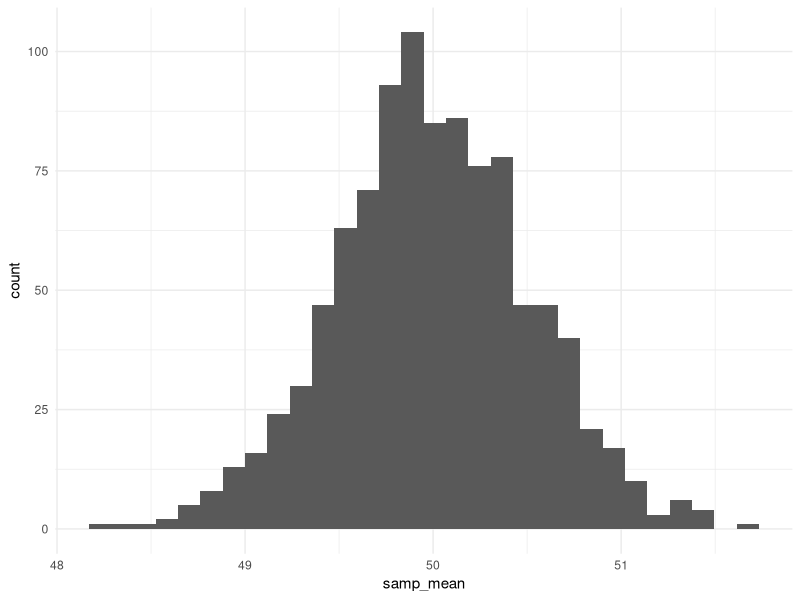
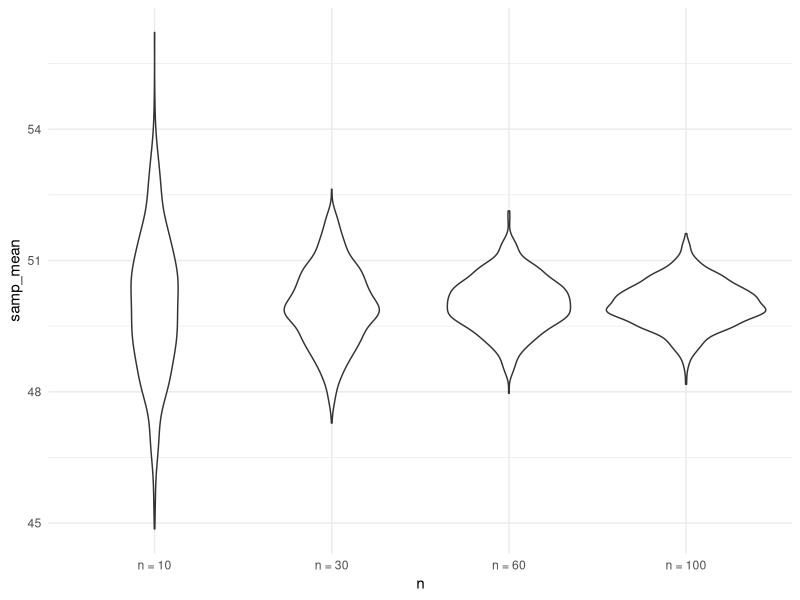
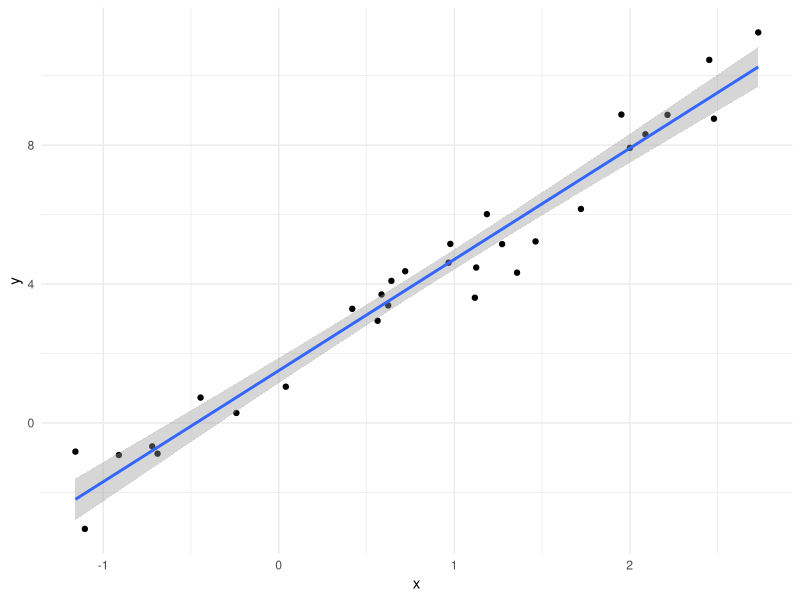
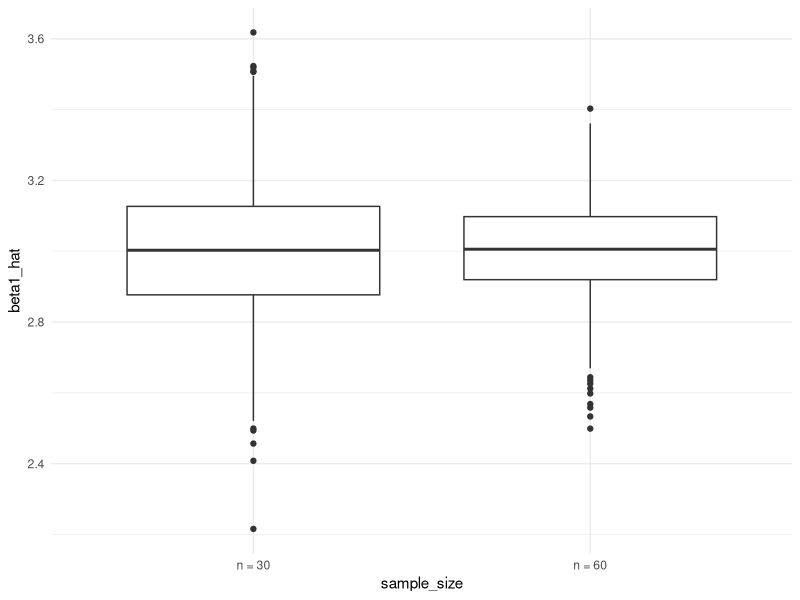
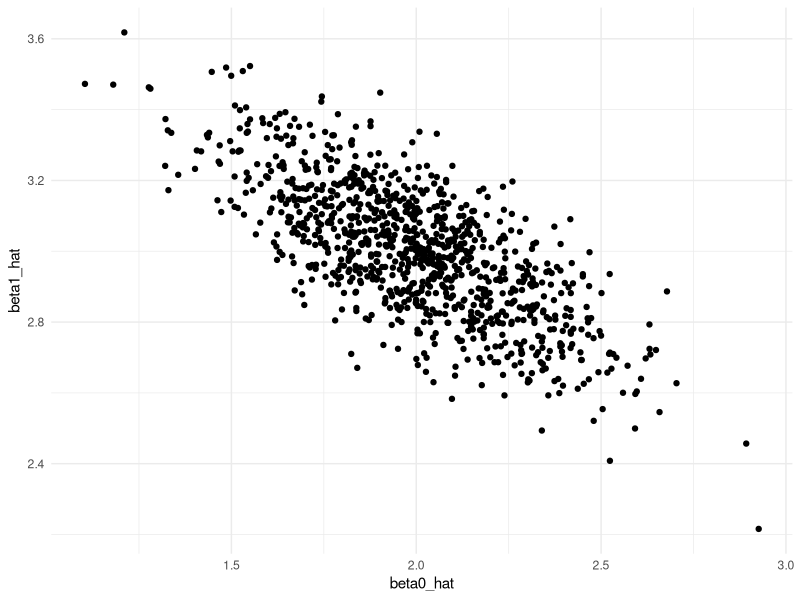
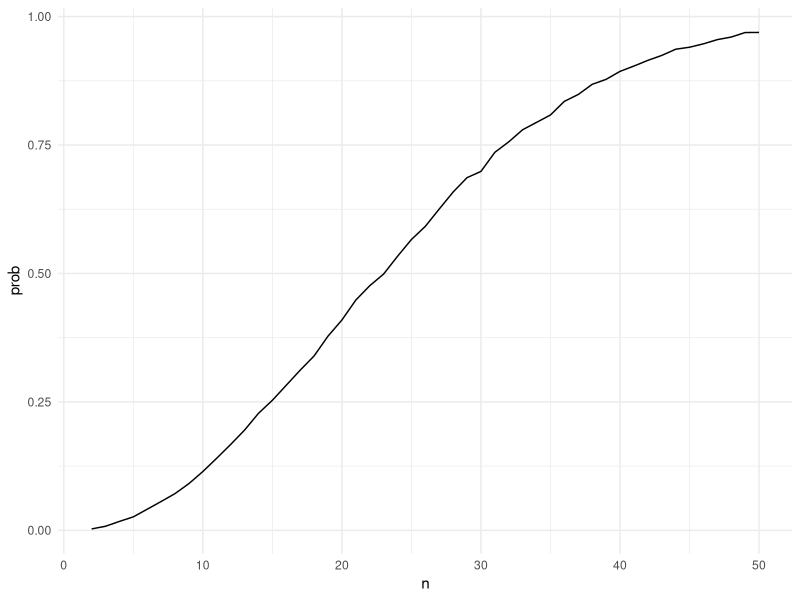

Reproduce these figures in R, in order.
## ---- chunk 1
library(tidyverse)

set.seed(1031)
## ---- chunk 2
knitr::opts_chunk$set(
        echo = TRUE,
        warning = FALSE,
  fig.width = 6,
  fig.asp = .6,
  out.width = "90%"
)

theme_set(theme_minimal() +theme(legend.position = "bottom"))

options(
  ggplot2.continuous.color = "viridis",
  ggplot2.continuous.fill = "viridis"
)

scale_color_discrete = scale_colour_viridis_d
scale_fill_discrete = scale_fill_viridis_d
## ---- chunk 3
sim_mean_sd = function(samp_size, true_mean = 10, true_sd = 5) {
  
  sim_df = 
  tibble(
    x = rnorm(samp_size, true_mean, true_sd)
  )

out_df = 
  sim_df |> 
  summarize(
    samp_mean = mean(x),
    samp_sd = sd(x)
  )
  
  return(out_df)
}

sim_mean_sd(samp_size = 30, true_mean = 4, true_sd = 12)
sim_mean_sd(true_mean = 4, true_sd = 12, samp_size = 30)

sim_mean_sd(30, 16, 2)
## ---- chunk 4
sim_mean_sd(30)
## ---- chunk 5
output = vector("list", 1000)

for(i in 1:1000) {
  
  output[[i]] = sim_mean_sd(30)
}

output

bind_rows(output) |> 
  summarize(
    avg_samp_mean = mean(samp_mean), 
    SE_samp_mean = sd(samp_mean))

set.seed(1)

rnorm(5)
## ---- chunk 6
sim_res = 
  tibble(
    iter = 1:1000
  ) |> 
  mutate(samp_res = map(iter, sim_mean_sd, samp_size = 30)) |> 
  unnest(samp_res)
## ---- chunk 7
sim_res = expand_grid(
  n = c(10, 30, 60, 100),
  iter = 1:1000
) |> 
  mutate(samp_res = map(n, \(x) sim_mean_sd(x, true_mean = 50))) |> 
  unnest(samp_res)
## ---- chunk 8
sim_res |> 
  group_by(n) |> 
  summarize(
    se = sd(samp_mean)
  )
## ---- chunk 9
sim_res |> 
  filter(n == 100) |> 
  ggplot(aes(x = samp_mean)) +
  geom_histogram()
## ---- chunk 10
sim_res |> 
  mutate(n = str_c("n = ", n),
         n = fct_inorder(n)) |> 
  ggplot(aes(x = n, y = samp_mean)) +
  geom_violin()
## ---- chunk 11
sim_data = 
  tibble(
    x = rnorm(30, mean = 1, sd = 1), 
    y = 2 + 3 * x + rnorm(30, 0, 1)
  )

lm_fit = lm(y ~ x, data = sim_data)

sim_data |> 
  ggplot(aes(x = x, y = y)) +
  geom_point() +
  stat_smooth(method = "lm")
## ---- chunk 12
sim_regression = function(n) {
  
  sim_data = 
  tibble(
    x = rnorm(n, mean = 1, sd = 1), 
    y = 2 + 3 * x + rnorm(n, 0, 1)
  )

  lm_fit = lm(y ~ x, data = sim_data)

  out_df = 
    tibble(
      beta0_hat = coef(lm_fit)[1], 
      beta1_hat = coef(lm_fit)[2]
  )

  return(out_df)
  
}

sim_res = 
  expand_grid(
    sample_size = c(30, 60),
    iter = 1:1000
  ) |> 
  mutate(lm_res = map(sample_size, sim_regression)) |> 
  unnest(lm_res)

sim_res |> 
  mutate(sample_size = str_c("n = ", sample_size)) |> 
  ggplot(aes(x = sample_size, y = beta1_hat)) +
  geom_boxplot()

sim_res |> 
  filter(sample_size == 30) |> 
  ggplot(aes(x = beta0_hat, y = beta1_hat)) +
  geom_point()
## ---- chunk 13
bday_sim = function(n){

  bdays = sample(1:365, size = n, replace = TRUE)

  duplicate = length(unique(bdays)) < n
  
  return(duplicate)
}

bday_sim(10)
## ---- chunk 14
sim_res = 
  expand_grid(
    n = 2:50,
    iter = 1:10000
  ) |> 
  mutate(res = map_lgl(n, bday_sim)) |> 
  group_by(n) |> 
  summarize(prob = mean(res))

sim_res |> 
  ggplot(aes(x = n, y = prob)) +
  geom_line()
